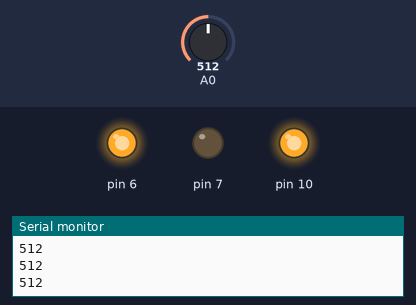
A sketch run on a simulated Arduino Uno, built with avr-gcc and run on an emulated ATmega328P. Shown: output pins drawn as LEDs (lit = HIGH), the last lines printed to the serial monitor. Inputs (shaded band) come from the test bench; at power-on: A0 = 512.

Above: at 1.2 s.
1.3 s: A0 set to 110
2.8 s: A0 set to 89
At 3.5 s:
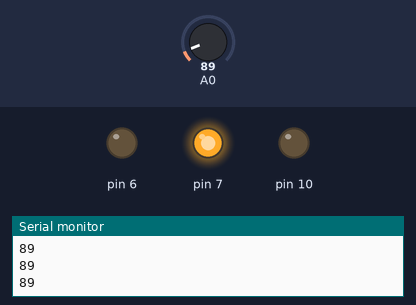
4.3 s: A0 set to 122
At 4.9 s:
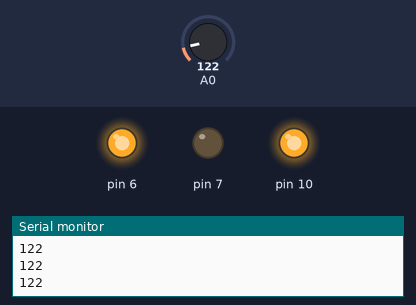
5.8 s: A0 set to 90
At 6.9 s:
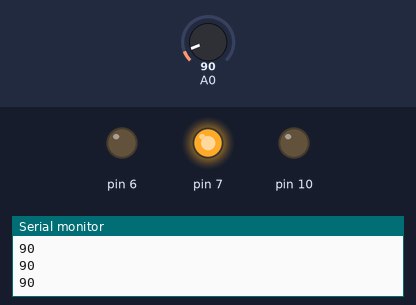
Timing chart, 0 to 8.3 s (numbered marks = the images above; inputs shaded):
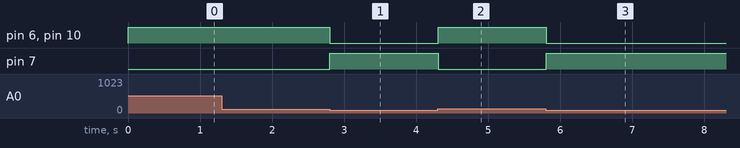

Measured:
- the behaviour switches between 100 and 99 on A0 (found by bisection; images 0 and 1)
- after the input at 2.8 s, pin 6, pin 10: HIGH → LOW at once; pin 7: LOW → HIGH at once
- after the input at 4.3 s, pin 6, pin 10: LOW → HIGH at once; pin 7: HIGH → LOW at once
- after the input at 5.8 s, pin 6, pin 10: HIGH → LOW at once; pin 7: LOW → HIGH at once

The sketch:

code.ino
```cpp
// C++ code
//
int pirsensor = 0;

void setup()
{
  pinMode(A0, INPUT);
  Serial.begin(9600);
  pinMode(7, OUTPUT);
  pinMode(6, OUTPUT);
  pinMode(10, OUTPUT);
}

void loop()
{
  pirsensor = analogRead(A0);
  Serial.println(pirsensor);
  if (pirsensor >= 100) {
    digitalWrite(7, LOW);
    digitalWrite(6, HIGH);
    digitalWrite(10, HIGH);
  } else {
    digitalWrite(7, HIGH);
    digitalWrite(6, LOW);
    digitalWrite(10, LOW);
  }
  delay(10); // Delay a little bit to improve simulation performance
}
```
